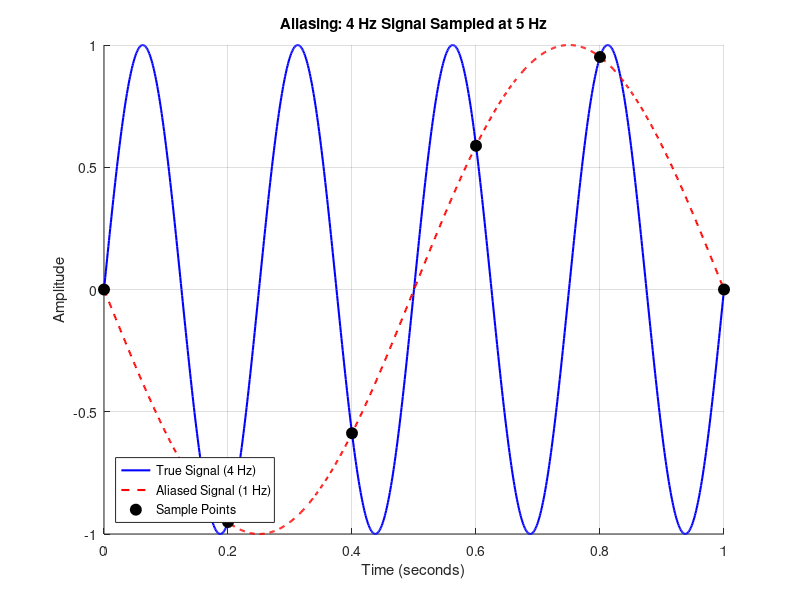

This chart was generated by the following MATLAB code:
clc;
clear;
close all;

% Original Signal Frequency
f0 = 4;              % Hz

% Sampling Frequency
fs = 5;              % Hz (Below Nyquist)

% Aliased Frequency
f_alias = 1;         % Hz

% Continuous-Time Signal
t_cont = 0:0.001:1;
x_true = sin(2*pi*f0*t_cont);

% Sampled Signal
t_samp = 0:1/fs:1;
x_samp = sin(2*pi*f0*t_samp);

% Aliased Signal
x_alias = -sin(2*pi*f_alias*t_cont);

% Plotting
figure;
hold on;
grid on;

plot(t_cont,x_true,'b-','LineWidth',1.5);
plot(t_cont,x_alias,'r--','LineWidth',1.5);
plot(t_samp,x_samp,'ko','MarkerSize',8,'MarkerFaceColor','k');

title('Aliasing: 4 Hz Signal Sampled at 5 Hz');
xlabel('Time (seconds)');
ylabel('Amplitude');

legend('True Signal (4 Hz)', ...
       'Aliased Signal (1 Hz)', ...
       'Sample Points', ...
       'Location','southwest');

hold off;
